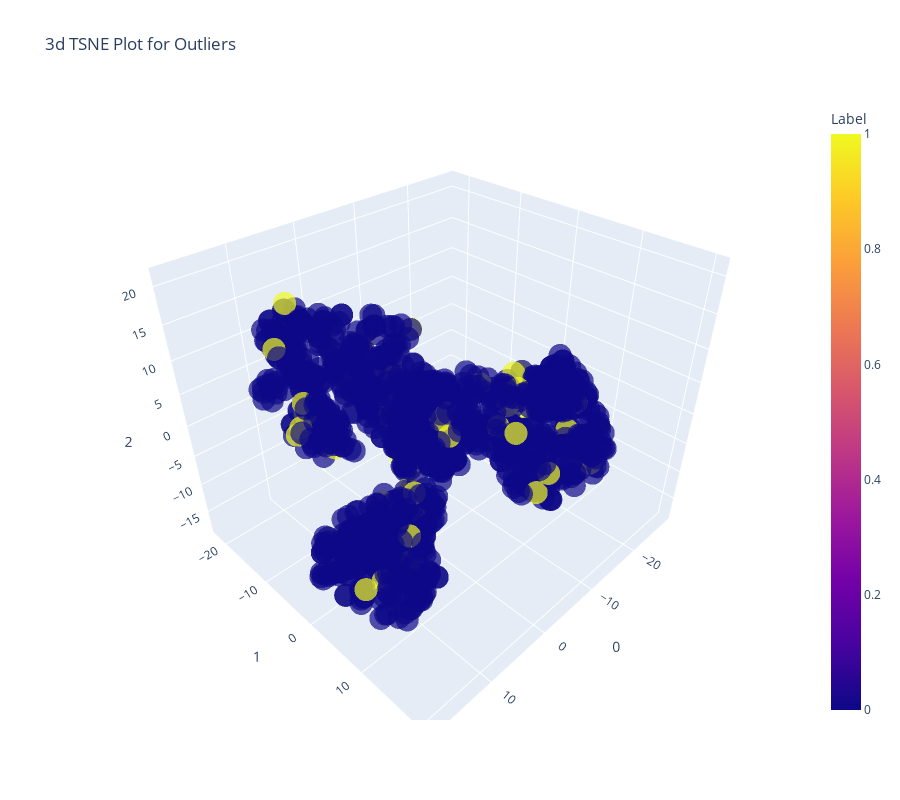

This figure's notebook cell:
### Code cell
plot_model(knn)

### Figure 1 — Plotly figure (JSON) as saved in the notebook; plotly's stock layout.template omitted (floating-point values rounded to 4 significant figures; data arrays with more than 128 entries replaced by an {"elided": "..."} marker saying what was removed)
{"data": [{"customdata": {"elided": "1212x1 str values"}, "hovertemplate": "0=%{x}<br>1=%{y}<br>2=%{z}<br>Feature=%{customdata[0]}<br>Label=%{marker.color}<extra></extra>", "legendgroup": "", "marker": {"color": {"elided": "1212 int values"}, "coloraxis": "coloraxis", "opacity": 0.7, "symbol": "circle"}, "mode": "markers", "name": "", "scene": "scene", "showlegend": false, "type": "scatter3d", "x": {"elided": "1212 float values"}, "y": {"elided": "1212 float values"}, "z": {"elided": "1212 float values"}}], "layout": {"coloraxis": {"colorbar": {"title": {"text": "Label"}}, "colorscale": [[0, "#0d0887"], [0.1111, "#46039f"], [0.2222, "#7201a8"], [0.3333, "#9c179e"], [0.4444, "#bd3786"], [0.5556, "#d8576b"], [0.6667, "#ed7953"], [0.7778, "#fb9f3a"], [0.8889, "#fdca26"], [1, "#f0f921"]]}, "height": 800, "legend": {"tracegroupgap": 0}, "scene": {"domain": {"x": [0, 1], "y": [0, 1]}, "xaxis": {"title": {"text": "0"}}, "yaxis": {"title": {"text": "1"}}, "zaxis": {"title": {"text": "2"}}}, "title": {"text": "3d TSNE Plot for Outliers"}, "width": 900}}
